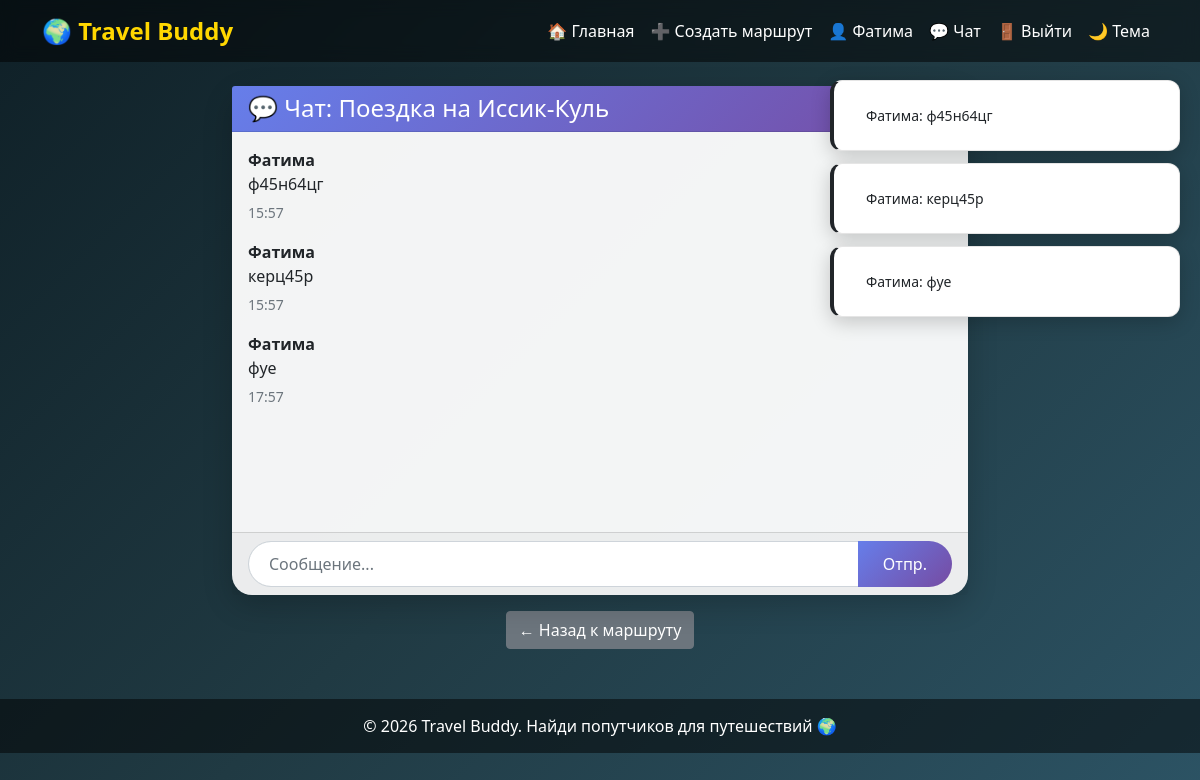
The page /chat/room/20/ (signed in) on the database its author committed.
### users/models.py (models this page shows, shortened)
class User(AbstractUser):
    avatar = models.ImageField(upload_to='avatars/', blank=True, null=True)
    bio = models.TextField(blank=True)
    interests = models.TextField(blank=True)
    rating = models.DecimalField(max_digits=3, decimal_places=2, default=0.00)
    is_active = models.BooleanField(default=True)
    is_admin = models.BooleanField(default=False)
    class Meta:
        verbose_name = 'Пользователь'
        verbose_name_plural = 'Пользователи'

### chat/models.py (models this page shows)
class Message(models.Model):
    route = models.ForeignKey(Route, on_delete=models.CASCADE, related_name='messages', verbose_name='Маршрут')
    sender = models.ForeignKey(User, on_delete=models.CASCADE, related_name='sent_messages', verbose_name='Отправитель')
    text = models.TextField(verbose_name='Текст')
    is_read = models.BooleanField(default=False, verbose_name='Прочитано')
    created_at = models.DateTimeField(auto_now_add=True, verbose_name='Дата отправки')
    class Meta:
        verbose_name = 'Сообщение'
        verbose_name_plural = 'Сообщения'
    def __str__(self):
        return f'{self.sender.username}: {self.text[:50]}'

### routes/models.py (models this page shows, shortened)
class Route(models.Model):
    STATUS_CHOICES = [
        ('ACTIVE', 'Активен'),
        ('ARCHIVED', 'Архив'),
        ('CANCELLED', 'Отменён'),
    ]
    author = models.ForeignKey(User, on_delete=models.CASCADE, related_name='routes', verbose_name='Автор')
    title = models.CharField(max_length=200, verbose_name='Название')
    description = models.TextField(blank=True, verbose_name='Описание')
    countries = models.CharField(max_length=255, verbose_name='Страны')
    cities = models.CharField(max_length=255, blank=True, verbose_name='Города')
    start_date = models.DateField(verbose_name='Дата начала')
    end_date = models.DateField(verbose_name='Дата окончания')
    budget = models.DecimalField(max_digits=10, decimal_places=2, blank=True, null=True, verbose_name='Бюджет')
    status = models.CharField(max_length=20, choices=STATUS_CHOICES, default='ACTIVE', verbose_name='Статус')
    views_count = models.PositiveIntegerField(default=0, verbose_name='Просмотры')
    image = models.ImageField(upload_to='routes/', blank=True, null=True, verbose_name='Изображение')
    places = models.JSONField(default=list, blank=True, verbose_name='Места посещения')
    latitude = models.DecimalField(max_digits=9, decimal_places=6, blank=True, null=True, verbose_name='Широта')
    longitude = models.DecimalField(max_digits=9, decimal_places=6, blank=True, null=True, verbose_name='Долгота')
    location = models.CharField(max_length=500, blank=True, verbose_name='Ссылка на карту')
    start_city = models.CharField(max_length=200, blank=True, verbose_name='Город отправления')
    end_city = models.CharField(max_length=200, blank=True, verbose_name='Город назначения')
    waypoints = models.CharField(max_length=500, blank=True, verbose_name='Промежуточные точки')
    city = models.CharField(max_length=200, blank=True, verbose_name='Город для карты')
    tags = models.ManyToManyField(Tag, blank=True, related_name='routes', verbose_name='Теги')
    created_at = models.DateTimeField(auto_now_add=True, verbose_name='Дата создания')
    updated_at = models.DateTimeField(auto_now=True, verbose_name='Дата обновления')
    class Meta:
        verbose_name = 'Маршрут'
        verbose_name_plural = 'Маршруты'

### chat/views.py (the view, shortened to what this page needs)
# urls.py: path('room/<int:route_id>/', views.chat_room, name='chat_room'),
@login_required
@log_action('Отправка сообщения в чат')
def chat_room(request, route_id):
    route = get_object_or_404(Route, id=route_id)
    is_participant = (request.user == route.author)
    if not is_participant:
        response = Response.objects.filter(route=route, user=request.user, status='ACCEPTED').first()
        if response:
            is_participant = True
    if not is_participant:
        messages.warning(request, 'У вас нет доступа к этому чату')
        return redirect('route_detail', route_id=route.id)
    messages_list = Message.objects.filter(route=route).order_by('created_at')
    return render(request, 'chat/room.html', {
        'route': route,
        'messages': messages_list
    })

### travel_buddy/utils.py (called while the page is built)
def log_action(message):
    def decorator(func):
        @functools.wraps(func)
        def wrapper(request, *args, **kwargs):
            if request.user.is_authenticated:
                log_msg = f"[{now()}] Пользователь: {request.user.username} | IP: {request.META.get('REMOTE_ADDR')} | {message} | URL: {request.path}"
            else:
                log_msg = f"[{now()}] Пользователь: Аноним | IP: {request.META.get('REMOTE_ADDR')} | {message} | URL: {request.path}"
            logger.info(log_msg)
            return func(request, *args, **kwargs)
        return wrapper
    return decorator

### chat/templates/chat/room.html (shortened to what this page needs)
{% extends 'base.html' %}
{% block content %}
<div class="row justify-content-center">
    <div class="col-md-8">
        <div class="card">
            <div class="card-header">
                <h4 class="mb-0">💬 Чат: {{ route.title }}</h4>
            </div>
            <div class="card-body" style="height: 400px; overflow-y: scroll;">
                {% for msg in messages %}
                    <div class="mb-3">
                        <strong>{{ msg.sender.username }}</strong>
                        <p class="mb-1">{{ msg.text }}</p>
                        <small class="text-muted">{{ msg.created_at|date:"H:i" }}</small>
                    </div>
                {% empty %}
                    <p class="text-muted text-center">Нет сообщений. Напишите первое!</p>
                {% endfor %}
            </div>
            <div class="card-footer">
                <form method="post">
                    <div class="input-group">
                        <input type="text" name="text" class="form-control" placeholder="Сообщение..." required>
                        <button type="submit" class="btn btn-primary">Отпр.</button>
                    </div>
                </form>
            </div>
        </div>
        <div class="text-center mt-3">
            <a href="{% url 'route_detail' route.id %}" class="btn btn-secondary">← Назад к маршруту</a>
        </div>
    </div>
</div>
{% endblock %}

### templates/base.html (shortened to what this page needs)
<!DOCTYPE html>
<html lang="ru">
<head>
    <link href="https://cdn.jsdelivr.net/npm/bootstrap@5.1.3/dist/css/bootstrap.min.css" rel="stylesheet">
</head>
<body>
    <nav class="navbar navbar-expand-lg navbar-dark">
        <div class="container">
            <a class="navbar-brand" href="{% url 'home' %}">🌍 Travel Buddy</a>
            <div class="collapse navbar-collapse" id="navbarNav">
                <ul class="navbar-nav ms-auto">
                    <li class="nav-item"><a class="nav-link" href="{% url 'home' %}">🏠 Главная</a></li>
                    {% if user.is_authenticated %}
                        <li class="nav-item"><a class="nav-link" href="{% url 'route_create' %}">➕ Создать маршрут</a></li>
                        <li class="nav-item"><a class="nav-link" href="{% url 'profile' user.id %}">👤 {{ user.username }}</a></li>
                        <li class="nav-item">
                            <a class="nav-link" href="{% url 'chat_list' %}" style="position: relative;">
                                💬 Чат
                            </a>
                        </li>
                        <li class="nav-item">
                            <form action="{% url 'logout' %}" method="post" style="display: inline;">
                                <button type="submit" class="nav-link btn btn-link" style="background: none; border: none; color: white; text-decoration: none; cursor: pointer;">🚪 Выйти</button>
                            </form>
                        </li>
                    {% else %}
                        <li class="nav-item"><a class="nav-link" href="{% url 'login' %}">🔑 Войти</a></li>
                        <li class="nav-item"><a class="nav-link" href="{% url 'register' %}">📝 Регистрация</a></li>
                    {% endif %}
                    <li class="nav-item">
                        <button id="themeToggle" class="btn btn-link nav-link" style="background: none; border: none;">🌙 Тема</button>
                    </li>
                </ul>
            </div>
        </div>
    </nav>
    <div class="toast-container">
        {% if messages %}
            {% for message in messages %}
                <div class="toast toast-{{ message.tags }} show" role="alert">
                    <div class="toast-body">
                        {{ message }}
                    </div>
                </div>
            {% endfor %}
        {% endif %}
    </div>
    <div class="container mt-4">
        {% block content %}
        {% endblock %}
    </div>
    <div class="footer">
        <div class="container">
            <p class="mb-0">© 2026 Travel Buddy. Найди попутчиков для путешествий 🌍</p>
        </div>
    </div>

### templates/base.html (style rules this page uses)
* { margin: 0; padding: 0; box-sizing: border-box; }
body { font-family: 'Segoe UI', Tahoma, Geneva, Verdana, sans-serif; min-height: 100vh; background: linear-gradient(135deg, #0f2027 0%, #203a43 50%, #2c5364 100%); position: relative; transition: background 0.3s ease; }
body::before { content: ''; position: fixed; top: 0; left: 0; right: 0; bottom: 0; background-image: url('https://images.unsplash.com/photo-1469474968028-56623f02e42e?w=1920'); background-size: cover; background-position: center; background-attachment: fixed; opacity: 0.3; z-index: 0; }
.navbar, .container, .footer { position: relative; z-index: 1; }
.navbar { background: rgba(0, 0, 0, 0.5) !important; backdrop-filter: blur(8px); }
.navbar-brand { font-weight: bold; color: #ffd700 !important; font-size: 1.5rem; }
.nav-link { color: white !important; transition: 0.3s; }
.card { background: rgba(255, 255, 255, 0.95); border-radius: 20px; border: none; box-shadow: 0 10px 30px rgba(0, 0, 0, 0.2); }
.card-header { background: linear-gradient(135deg, #667eea, #764ba2); border-radius: 20px 20px 0 0; color: white; }
.btn-primary { background: linear-gradient(135deg, #667eea, #764ba2); border: none; border-radius: 50px; padding: 10px 25px; }
.footer { background: rgba(0, 0, 0, 0.5); color: white; text-align: center; padding: 15px; margin-top: 50px; }
.form-control, .form-select { border-radius: 50px; padding: 10px 20px; }
.toast-container { position: fixed; top: 80px; right: 20px; z-index: 1050; }
.toast { background: white; border-radius: 12px; box-shadow: 0 5px 20px rgba(0,0,0,0.2); border-left: 4px solid; margin-bottom: 10px; padding: 12px 20px; transition: opacity 0.5s; }

### rows shown on the page
User: username "Фатима"
Message: sender+text "Фатима: ф45н64цг", sender.username "Фатима", text "ф45н64цг", created_at "15:57"
Message: sender+text "Фатима: керц45р", sender.username "Фатима", text "керц45р", created_at "15:57"
Message: sender+text "Фатима: фуе", sender.username "Фатима", text "фуе", created_at "17:57"
Route: title "Поездка на Иссик-Куль"
